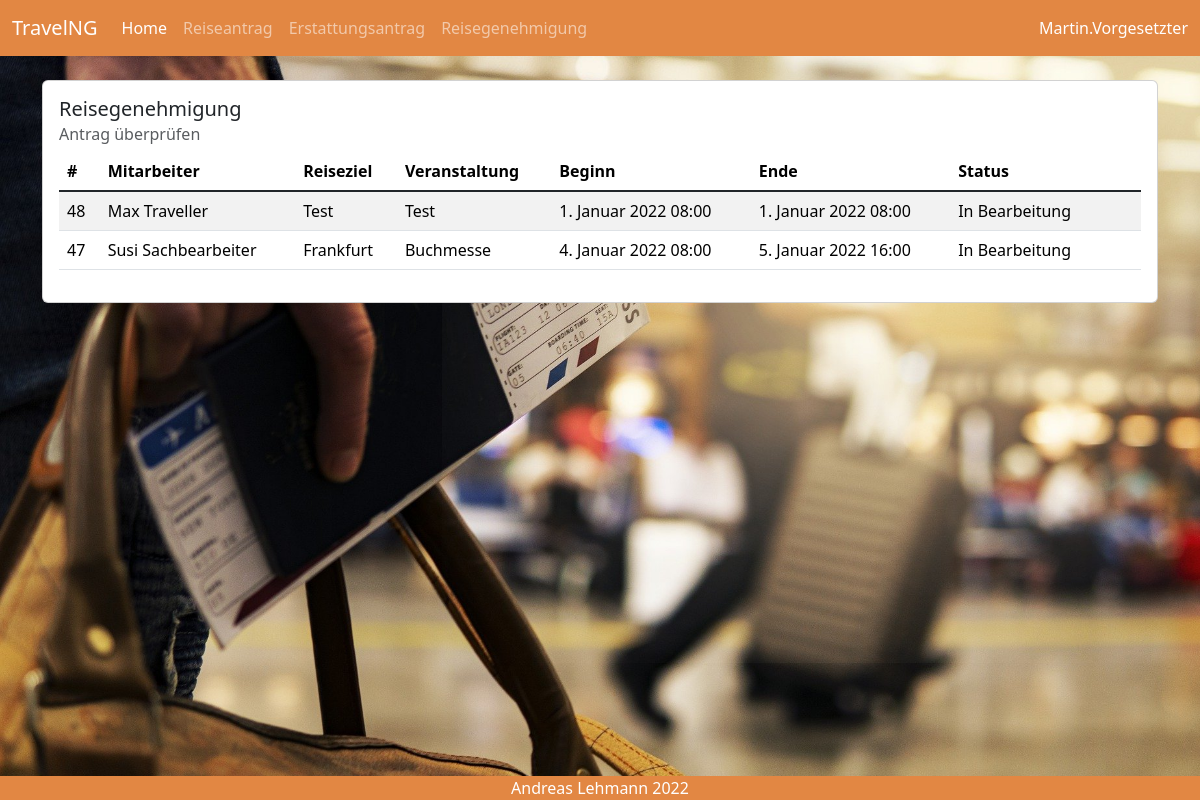
The page /Request/Auth/ (signed in) on the database its author committed.
### travel/models.py (models this page shows, shortened)
class TravelRequest(models.Model):
    STATUS_CHOICES = [('In Bearbeitung', 'In Bearbeitung'),
                      ('Genehmigt', 'Genehmigt'),
                      ]
    username = models.CharField(max_length=50, null=True, blank=False)
    employee = models.CharField(max_length=50, null=True, blank=False)
    supervisor = models.CharField(max_length=50, null=True, blank=False)
    destination = models.CharField(max_length=50, blank=False)
    event = models.CharField(max_length=50, blank=False)
    journey_start = models.DateTimeField(default='01.01.2022 08:00', blank=False)
    journey_end = models.DateTimeField(default='01.01.2022 08:00', blank=False)
    event_start = models.DateTimeField(default='01.01.2022 08:00', blank=False)
    event_end = models.DateTimeField(default='01.01.2022 08:00', blank=False)
    transport = models.ForeignKey(Transport, on_delete=models.SET_NULL, null=True, blank=False)
    cost_center = models.ForeignKey(CostCenter, on_delete=models.SET_NULL, null=True, blank=False)
    status = models.CharField(default='In Bearbeitung', max_length=30, choices=STATUS_CHOICES)
    class Meta:
        permissions = [
            (
                'is_supervisor', 'can access auth page'
            )
        ]

### travel/views.py (the view, shortened to what this page needs)
# urls.py: re_path(r'^Request/Auth/$', travel.views.travel_auth_details, name="travelAuth"),
@login_required
def travel_auth_details(request, pk=None):
    page_title = 'Reisegenehmigung'
    sub_title = 'Antrag genehmigen'
    if pk is None:
        travel_requests = TravelRequest.objects.all().order_by('journey_start')
        return render(request, 'travel/travelAuth.html',
                      {'page_title': page_title, 'sub_title': sub_title, 'travel_requests': travel_requests})

### templates/travel/travelAuth.html (shortened to what this page needs)
{% extends 'travel/base.html' %}
{% load bootstrap5 bootstrap_icons %}
{% block content %}
    <div class="container">
        <div class="card" style="width: 100%;">
            <div class="card-body">
                <h5 class="card-title">Reisegenehmigung</h5>
                <h6 class="card-subtitle mb-2 text-muted">Antrag überprüfen</h6>
                <table class="table table-striped table-hover">
                    <thead class="">
                    <tr>
                        <th>#</th>
                        <th>Mitarbeiter</th>
                        <th>Reiseziel</th>
                        <th>Veranstaltung</th>
                        <th>Beginn</th>
                        <th>Ende</th>
                        <th>Status</th>
                        <th>&nbsp;</th>
                    </tr>
                    </thead>
                    <tbody class="table-group-divider">
                    {% for TravelRequest in travel_requests %}
                        {% if TravelRequest.status == 'In Bearbeitung' %}
                            <tr>
                                <td>{{ TravelRequest.id }}</td>
                                <td>{{ TravelRequest.employee }}</td>
                                <td>{{ TravelRequest.destination }}</td>
                                <td>{{ TravelRequest.event }}</td>
                                <td>{{ TravelRequest.journey_start }}</td>
                                <td>{{ TravelRequest.journey_end }}</td>
                                <td>{{ TravelRequest.status }}</td>
                                <td>
                                </td>
                            </tr>
                        {% endif %}
                    {% endfor %}
                    </tbody>
                </table>
            </div>
        </div>
    </div>
{% endblock %}

### templates/travel/base.html (shortened to what this page needs)
{% load bootstrap5 bootstrap_icons %}
{% bootstrap_css %}
{% load static %}
<link rel="stylesheet" href="{% static 'bootstrap_icons/css/bootstrap_icons.css' %}">
<!DOCTYPE html>
<html lang="en">
<head>
</head>
<body>
<div class="bg-image" style="background-image: url('{% static 'travel-g774051fb3_1920.jpg' %}');
        height: 100vh;
        background-size: cover;
        background-repeat: no-repeat;
        "
>
    {% block navigation %}
        <nav class="navbar navbar-expand-lg navbar-dark mb-4" style="background-color: #e28743;">
            <div class="container-fluid">
                <a class="navbar-brand" href="#">{% md_icon 'earth' %}TravelNG</a>
                <ul class="navbar-nav me-auto mb-2 mb-lg-0">
                    <li class="nav-item">
                        <a class="nav-link active" aria-current="page"
                           href="{% url 'home' %}">{% bs_icon 'house' %}Home</a>
                    </li>
                    <li class="nav-item">
                        <a class="nav-link"
                           href="{% url 'addTravelRequest' %}">{% bs_icon 'airplane' %}Reiseantrag</a>
                    </li>
                    <li class="nav-item">
                        <a class="nav-link"
                           href="{% url 'travelInvoice' %}">{% bs_icon 'bank' %}Erstattungsantrag</a>
                    </li>
                    {% if perms.travel.is_supervisor %}
                        <li class="nav-item">
                            <a class="nav-link"
                               href="{% url 'travelAuth' %}">{% bs_icon 'bag-check' %}Reisegenehmigung</a>
                        </li>
                    {% endif %}
                </ul>
                <a class="nav-link text-white" href="{% url 'logout' %}">{% bs_icon 'person' %}{{ user.username }}</a>
            </div>
        </nav>
    {% endblock %}
    {% block content %}{% endblock %}
</div>
</body>
{% block footer %}
    <div class="text-center text-white fixed-bottom" style="background-color: #e28743;">{% bs_icon 'c-circle' %}Andreas
        Lehmann 2022
    </div>
{% endblock %}
</html>

### rows shown on the page
TravelRequest: id "48", employee "Max Traveller", destination "Test", event "Test", journey_start "1. Januar 2022 08:00", journey_end "1. Januar 2022 08:00", status "In Bearbeitung"
TravelRequest: id "47", employee "Susi Sachbearbeiter", destination "Frankfurt", event "Buchmesse", journey_start "4. Januar 2022 08:00", journey_end "5. Januar 2022 16:00", status "In Bearbeitung"

### other values the page prints
{{ user.username }} "Martin.Vorgesetzter"
